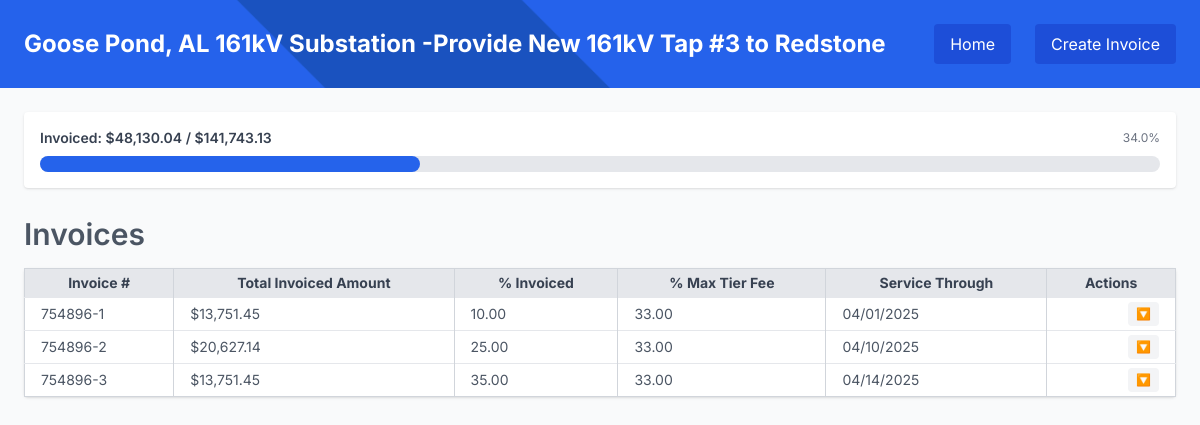
The app's page /invoices/11 with its own data.
### backend/models.py (models this page shows)
class Project(MainBase):
    __tablename__ = "projects_table"
    id = Column(Integer, primary_key=True, index=True)
    wo_date = Column(String)
    project_name = Column(String)
    wo_number = Column(String)
    bmcd_number = Column(String)
    po_number = Column(String)
    tao_number = Column(String)
    contract_number = Column(String)
    total_labor_amount = Column(Numeric(12, 2), default=0.00)
    total_expenses_amount = Column(Numeric(12, 2), default=0.00)
    total_travel_amount = Column(Numeric(12, 2), default=0.00)
    total_tier_fee = Column(Numeric(12, 2), default=0.00)
    total_budget_amount = Column(Numeric(12, 2), default=0.00)
    subtasks = relationship("Subtask", back_populates="project", cascade="all, delete-orphan")
    invoices = relationship("Invoice", back_populates="project", cascade="all, delete-orphan")

class Invoice(MainBase):
    __tablename__ = "invoices_table"
    id = Column(Integer, primary_key=True, index=True)
    project_id = Column(Integer, ForeignKey("projects_table.id", ondelete="CASCADE"), nullable=False)
    tier_fee_percentage = Column(Numeric(12, 2), default=0.00)
    invoice_percentage = Column(Numeric(12, 2), default=0.00)
    invoice_number = Column(String)
    invoice_through_date = Column(String)
    invoice_creation_date = Column(String)
    project = relationship("Project", back_populates="invoices")
    invoice_items = relationship("InvoiceAmount", back_populates="invoice", cascade="all, delete-orphan")

### backend/routers/invoices.py (the view)
@router.get("/invoices/{project_id}", response_class=HTMLResponse)
def view_project_invoices_page(project_id: int, request: Request, db: Session = Depends(get_main_db)):
    project = db.query(Project).filter(Project.id == project_id).first()
    if not project:
        raise HTTPException(status_code=404, detail="Project not found")
    invoices = project.invoices
    total_budget = project.total_budget_amount
    invoice_data = []
    total_invoiced = Decimal("0.00")
    for invoice in invoices:
        total_amount = sum((item.invoice_amount for item in invoice.invoice_items), Decimal("0.00"))
        total_invoiced += total_amount
        formatted_through_date = datetime.strptime(invoice.invoice_through_date, "%Y-%m-%d").strftime("%m/%d/%Y")
        invoice_data.append({
            "invoice": invoice,
            "total_amount": total_amount,
            "formatted_through_date": formatted_through_date
        })
    contributions = [
        {
            "number": row["invoice"].invoice_number,
            "percent": (row["total_amount"] / project.total_budget_amount * Decimal("100")).quantize(Decimal("0.01")),
            "amount": row["total_amount"]
        }
        for row in invoice_data
    ]
    return templates.TemplateResponse("invoice_list.html", {
        "request": request,
        "project": project,
        "invoices": invoice_data,
        "total_invoiced": total_invoiced,
        "total_budget": total_budget,
        "contributions": contributions
    })

### frontend/templates/invoice_list.html
{% extends "base.html" %}
{% block content %}
<div
  class="w-full bg-blue-600 py-6 mb-6 bg-cover bg-center bg-no-repeat relative"
  style="background-image: url('/static/images/burns_logo.png');"
>
  <div class="absolute inset-0 bg-blue-600 bg-opacity-70 z-0"></div>
  <div class="relative z-10">
    <div class="flex flex-col md:flex-row justify-between items-center gap-4">
      <h1 class="text-2xl font-bold text-white ml-0 md:ml-6">
        {{ project.project_name }}
      </h1>
      <div class="flex gap-2 mr-0 md:mr-6">
        <a
          href="/projects/"
          class="bg-blue-700 text-white px-4 py-2 mr-4 rounded hover:bg-blue-800 whitespace-nowrap"
        >
          Home
        </a>
        <a href="#"
          hx-get="/invoices/create/{{ project.id }}"
          hx-target="#create-invoice"
          hx-swap="innerHTML"
          class="bg-blue-700 text-white px-4 py-2 rounded hover:bg-blue-800 whitespace-nowrap"
        >
          Create Invoice
        </a>
      </div>
    </div>
  </div>
</div>
<div class="pt-0 pl-6 pr-6">
  <div class="bg-white shadow rounded p-4 mb-4">
    <div class="flex justify-between items-center mb-2">
      <h3 class="text-sm font-semibold text-gray-700">Invoiced: ${{ "{:,.2f}".format(total_invoiced) }} / ${{ "{:,.2f}".format(total_budget) }}</h3>
      <span class="text-xs text-gray-500">
        {{ "{:.1f}".format((total_invoiced / total_budget) * 100 if total_budget > 0 else 0) }}%
      </span>
    </div>
    <div class="w-full bg-gray-200 rounded-full h-4">
      <div
        class="bg-blue-600 h-4 rounded-full"
        style="width: {{ (total_invoiced / total_budget) * 100 if total_budget > 0 else 0 }}%;"
      ></div>
    </div>
  </div>
</div>
<div class="pt-3 pl-6 pr-6">
  <div class="flex justify-between items-center mb-4">
    <h3 class="text-3xl font-semibold text-gray-600">Invoices</h3>
  </div>
  <table class="w-full text-sm table-auto border border-gray-300 rounded bg-white shadow">
    <thead class="bg-gray-200 text-gray-700">
      <tr>
        <th class="px-4 py-1 border-r border-gray-300 whitespace-nowrap">Invoice #</th>
        <th class="px-4 py-1 border-r border-gray-300 whitespace-nowrap">Total Invoiced Amount</th>
        <th class="px-4 py-1 border-r border-gray-300 whitespace-nowrap">% Invoiced</th>
        <th class="px-4 py-1 border-r border-gray-300 whitespace-nowrap">% Max Tier Fee</th>
        <th class="px-4 py-1 border-r border-gray-300 whitespace-nowrap">Service Through</th>
        <th class="px-4 py-1 border-r border-gray-300 whitespace-nowrap">Actions</th>
      </tr>
    </thead>
    <tbody id="invoice-table-body">
      {% include "components/invoice_row.html" %}
    </tbody>
  </table>
</div>
{% endblock %}

### frontend/templates/components/invoice_row.html (shortened to what this page needs)
{% for row in invoices %}
  {% set invoice = row.invoice %}
<tr class="border-t hover:bg-gray-50">
  <td class="px-4 py-1 border-r border-gray-300 whitespace-nowrap">{{ invoice.invoice_number }}</td>
  <td class="px-4 py-1 border-r border-gray-300 whitespace-nowrap">${{ "{:,.2f}".format(row.total_amount) }}</td>
  <td class="px-4 py-1 border-r border-gray-300 whitespace-nowrap">{{ invoice.invoice_percentage }}</td>
  <td class="px-4 py-1 border-r border-gray-300 whitespace-nowrap">{{ invoice.tier_fee_percentage }}</td>
  <td class="px-4 py-1 border-r border-gray-300 whitespace-nowrap">{{ row.formatted_through_date }}</td>
  <td class="relative px-4 py-1 text-sm text-right" x-data="{ open: false }">
    <button @click="open = !open" class="bg-gray-100 text-blue-600 hover:underline text-xs px-2 py-1 rounded">
      🔽
    </button>
  </td>
</tr>
{% else %}
<tr>
  <td colspan="6" class="text-center text-gray-500 py-4">
    No invoices found.
  </td>
</tr>
{% endfor %}

### frontend/templates/base.html (style rules this page uses)
body { font-family: 'Inter', sans-serif; }

### records on screen
Project: project_name "Goose Pond, AL 161kV Substation -Provide New 161kV Tap #3 to Redstone", total_budget_amount "141,743.13", total_budget_amount "34.0"
Invoice: invoice_number "754896-1", invoice_percentage "10.00", tier_fee_percentage "33.00"
Invoice: invoice_number "754896-2", invoice_percentage "25.00", tier_fee_percentage "33.00"
Invoice: invoice_number "754896-3", invoice_percentage "35.00", tier_fee_percentage "33.00"

### other values on screen
{{ "{:,.2f}".format(total_invoiced) }} "48,130.04"
{{ "{:,.2f}".format(row.total_amount) }} "13,751.45" "20,627.14" "13,751.45"
{{ row.formatted_through_date }} "04/01/2025" "04/10/2025" "04/14/2025"
